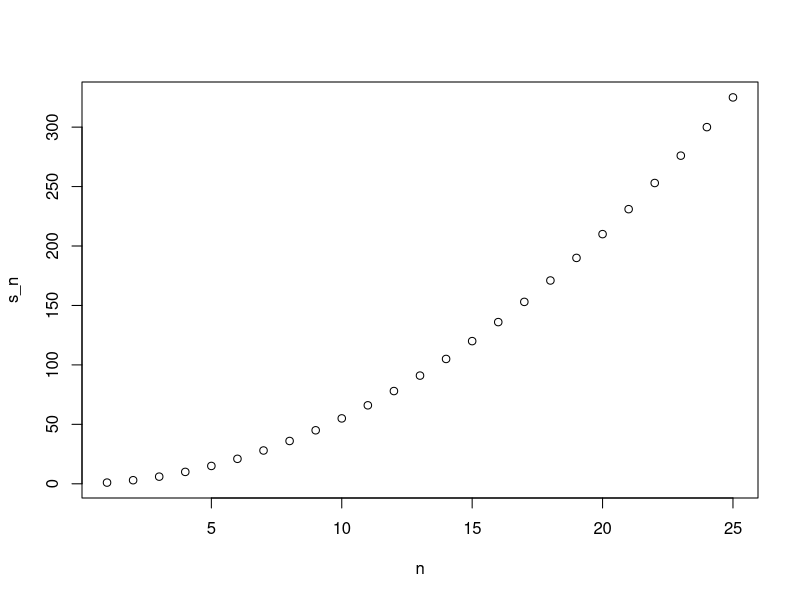
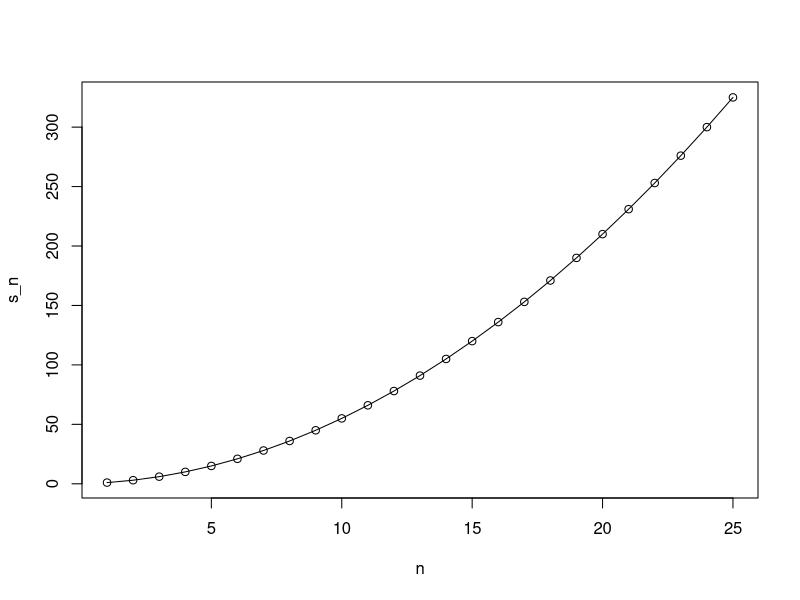
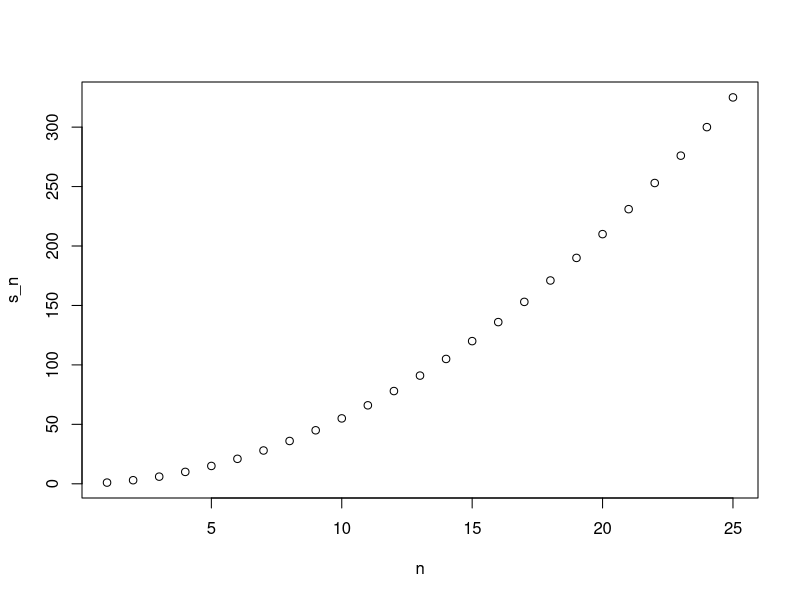

The R script that drew these images, in order: (Note: this script raises an error after producing the figures.)
## ---- chunk 1
compute_s_n <- function(n){
  x <- 1:n
  sum(x)
}
## ---- chunk 2
for(i in 1:5){
  print(i)
}
## ---- chunk 3
m <- 25
s_n <- vector(length = m) # create an empty vector
for(n in 1:m){
  s_n[n] <- compute_s_n(n)
}
## ---- chunk 4
n <- 1:m
plot(n, s_n)
## ---- chunk 5
head(data.frame(s_n = s_n, formula = n*(n+1)/2))
## ---- chunk 6
plot(n, s_n)
lines(n, n*(n+1)/2)
## ---- chunk 7
x <- 1:10
sqrt(x)
y <- 1:10
x*y
## ---- chunk 8
n <- 1:25
compute_s_n(n)
## ---- chunk 9
x <- 1:10
sapply(x, sqrt)
## ---- chunk 10
n <- 1:25
s_n <- sapply(n, compute_s_n)
plot(n, s_n)
## ---- chunk 11
x <- c(1,2,-3,4)

if(all(x>0)){
  print("All Positives")
} else{
  print("Not all positives")
}
## ---- chunk 12
base::nchar('District of Columbia')
## ---- chunk 13
new_names <- ifelse(base::nchar(murders$state) > 8, murders$abb, murders$state)
## ---- chunk 14
sum_n <- function(n){
  v <- sum(1:n)
  v
}

sum_n(5000)
## ---- chunk 15
altman_plot <- function(i){
  x <- sum(1:i)
  y <- sum(1:i) - sum(1:(i-1))
  plot(x, y)
}

altman_plot(5000)
## ---- chunk 16
x <- 3
my_func <- function(y){
  x <- 5
  y+5
}
## ---- chunk 17
x
## ---- chunk 18
compute_s_n <- function(n){
  x <- 1:(n-1)
  S_n <- sum(1^2, n^2, x^2)
  S_n
}

compute_s_n(10)
## ---- chunk 19
s_n <- vector("numeric", 25)

for(a in 1:25){
  s_n[a] <- compute_s_n(a)
}
## ---- chunk 20
a <- 1:25
plot(a, s_n)
## ---- chunk 21
b <- 1:25
s_n <- sapply(b, compute_s_n)
plot(b, s_n)
## ---- chunk 22
c <- 1:25
s_n <- purrr::map_dbl(c, compute_s_n)
plot(c, s_n)
## ---- chunk 23
n <- 1:25
Sn <- sapply(n, compute_s_n)
plot(n, Sn)
## ---- chunk 24
plot(n, Sn)
lines(n, n*(n+1)*(2*n+1)/6)
